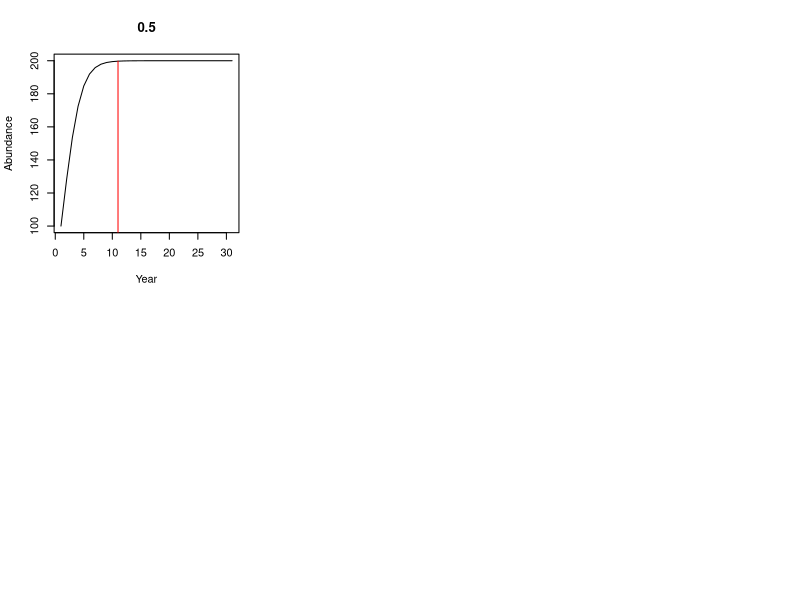

Here is the R script that generated this plot:
#--- Determinisitc Ricker function plots ---#

par(mfrow=c(2,3)) #Optional for making panel plots

K <- 200 #Carrying capacity across all sites
lambda <- 10
n.sites <- 10
Ninit <- lambda * n.sites #Initial N across all monitoring sites
T <- 31


Abundance <- rep(NA, times = T) #Sets up a vector of NA values to write the for loop outputs into
Abundance[1] <- Ninit

#--- Make Ricker function plots with varying annual change rates ---#

r <- 0.5 #For changing the annual population change rate, r = -0.02 produces a ca. 10% decrease after 10 years

for(i in 2:T) {
Ni <- Abundance[i-1] * exp(r*(1 - Abundance[i-1]/K))
Abundance[i] <- Ni
}

Year<-c(1:T)
plot(Abundance~Year,pch="",main=r,xlab="Year",ylab="Abundance")
lines(Abundance~Year)

# Add indication of 10-year monitoring period
y <-c(0,Abundance[11])
x <-c(11,11) 
lines(x,y,col="red")
